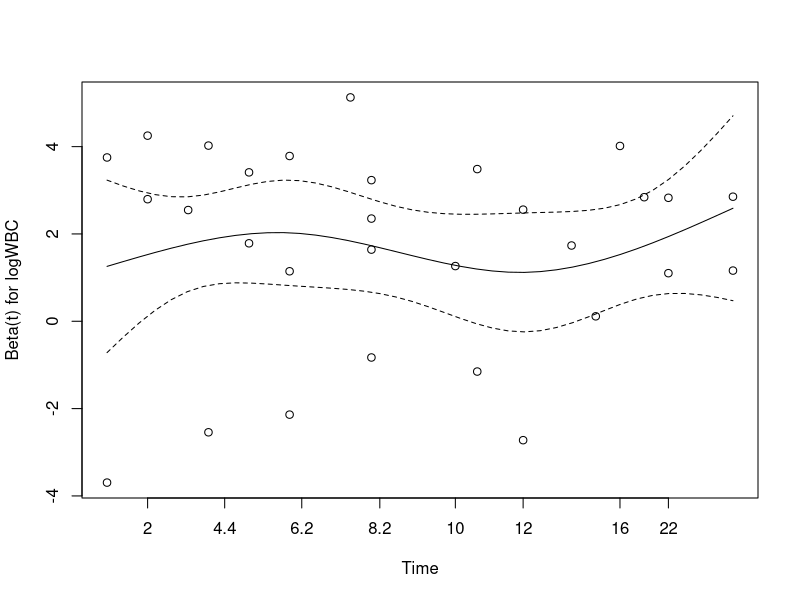
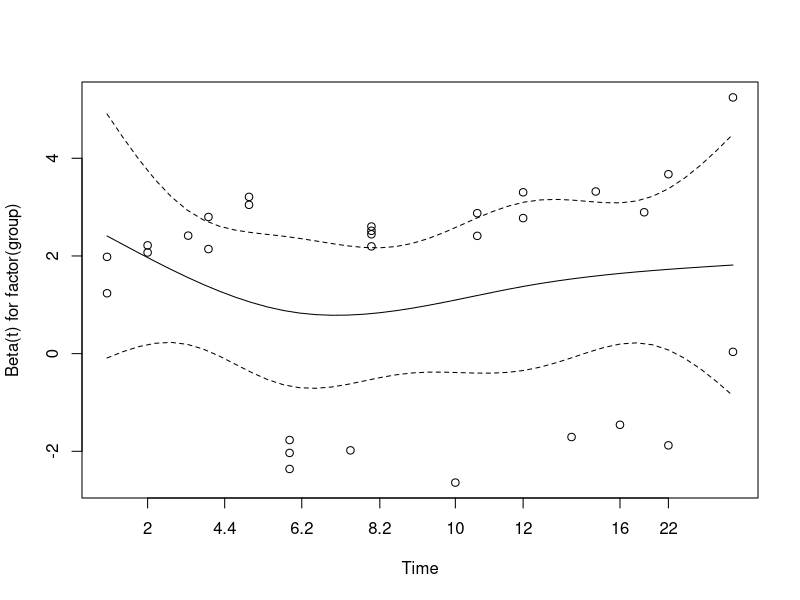
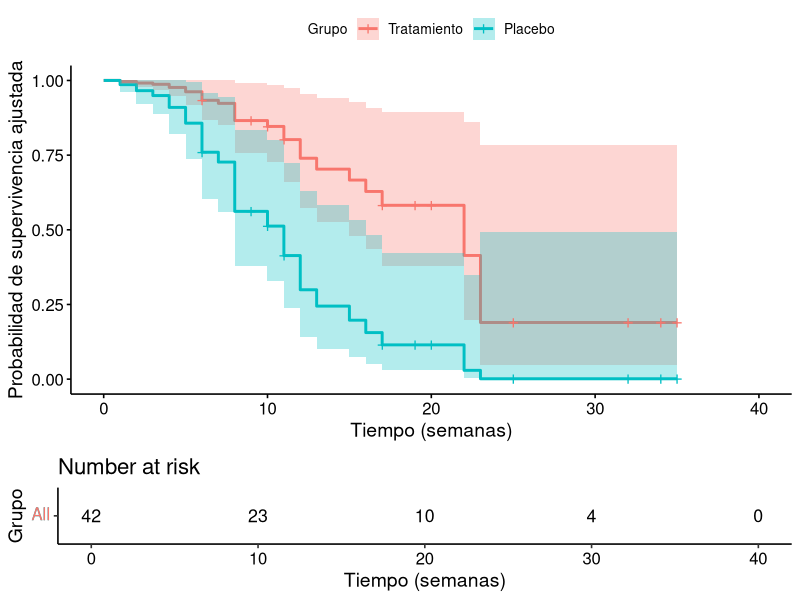

R code for these plots, in order:
## ---- chunk 1
library(survival)      # Modelo de Cox y análisis de supervivencia
library(survminer)     # Visualización de curvas de supervivencia
library(knitr)         # Tablas bonitas
## ---- chunk 2
leukemia <- data.frame(
  time = c(6, 6, 6, 7, 10, 13, 16, 22, 23, 6, 9, 10, 11, 17, 19, 20, 25, 32, 32, 34, 35,
           1, 1, 2, 2, 3, 4, 4, 5, 5, 8, 8, 8, 8, 11, 11, 12, 12, 15, 17, 22, 23),
  status = c(rep(1, 9), rep(0, 12), rep(1, 21)),
  group = c(rep(1, 21), rep(2, 21)),
  logWBC = c(2.31, 4.06, 3.28, 4.43, 2.96, 2.88, 3.60, 2.32, 2.57, 
             3.20, 2.80, 2.70, 2.60, 2.16, 2.05, 2.01, 1.78, 2.20, 2.53, 1.47, 1.45,
             2.80, 5.00, 4.91, 4.48, 4.01, 4.36, 2.42, 3.49, 3.97, 
             3.52, 3.05, 2.32, 3.26, 3.49, 2.12, 1.50, 3.06, 2.30, 2.95, 2.73, 1.97)
)
## ---- chunk 3
cox_model <- coxph(Surv(time, status) ~ logWBC + factor(group), data = leukemia)
summary(cox_model)
## ---- chunk 4
exp(coef(cox_model))       # Razón de riesgo (HR)
exp(confint(cox_model))    # Intervalo de confianza del 95%
## ---- chunk 5
test_ph <- cox.zph(cox_model)
test_ph
plot(test_ph)
## ---- chunk 6
fit <- survfit(cox_model, newdata = data.frame(logWBC = median(leukemia$logWBC), group = c(1, 2)))

# Graficar curvas

ggsurvplot(
  fit,
  data = leukemia,
  legend.title = "Grupo",
  legend.labs = c("Tratamiento", "Placebo"),
  xlab = "Tiempo (semanas)",
  ylab = "Probabilidad de supervivencia ajustada",
  risk.table = TRUE
)
